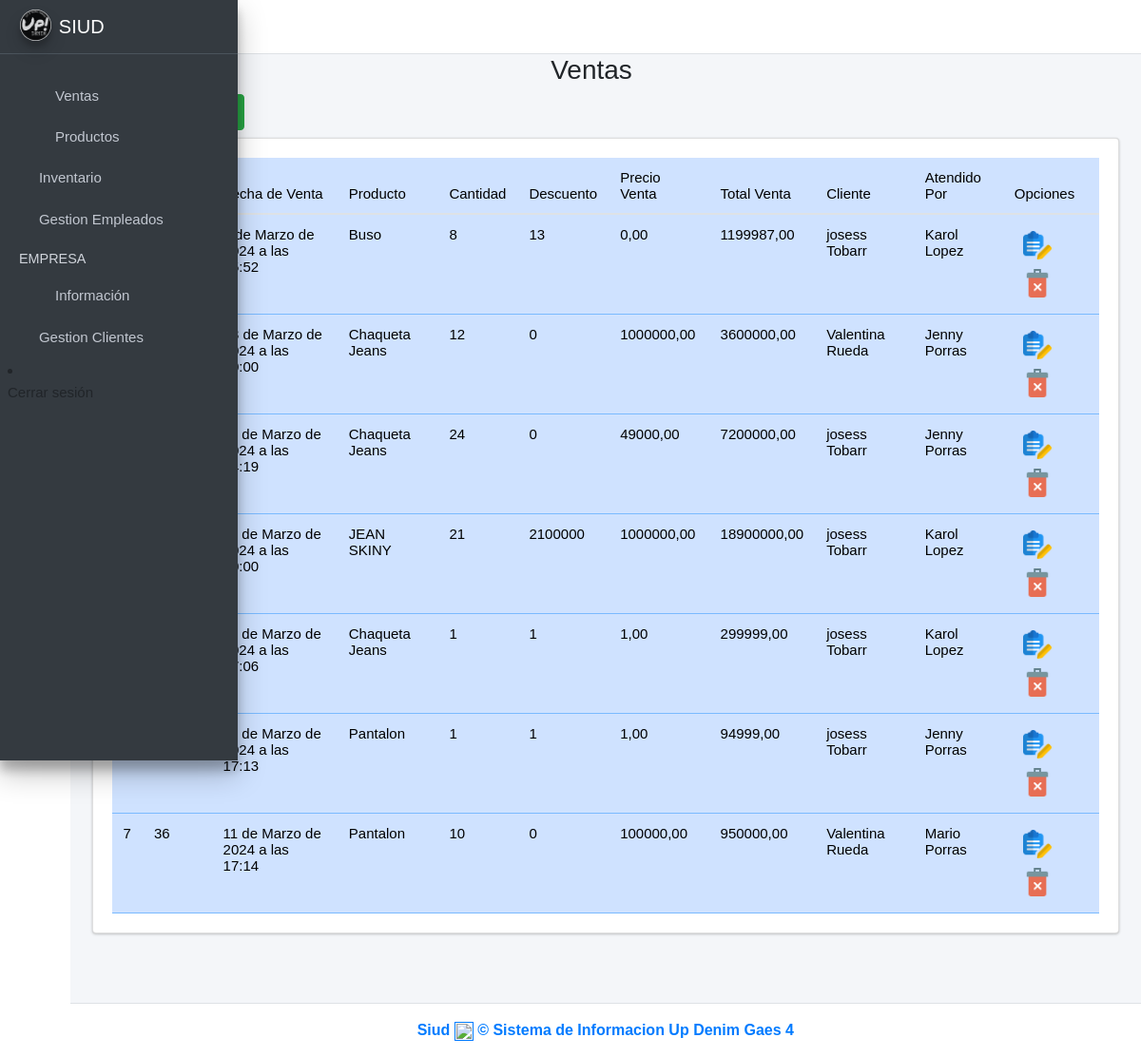
The app's page /Ventas with its own data.
### ventas/models.py (models this page shows, shortened)
class Venta(models.Model):
    idventa = models.AutoField(primary_key=True)
    cantidad_productos = models.PositiveIntegerField(null=False, blank=False)
    descuento_venta = models.IntegerField()
    precio_venta = models.DecimalField(max_digits=10, decimal_places=2, null=False, blank=False, default=0.0)
    total_venta = models.DecimalField(max_digits=10, decimal_places=2, null=False, blank=False)
    fecha_venta = models.DateTimeField(null=False, blank=False, default=timezone.now)
    cod_cliente = models.ForeignKey(Cliente, on_delete=models.CASCADE)
    cod_empleado = models.ForeignKey(Empleado, on_delete=models.CASCADE)
    cod_producto = models.ForeignKey(Producto, on_delete=models.CASCADE)
    created = models.DateTimeField(auto_now_add=True)
    updated = models.DateTimeField(auto_now=True)
    class Meta:
        verbose_name = 'venta'
        verbose_name_plural = 'ventas'

class Producto(models.Model):
    cod_producto = models.CharField(primary_key=True, unique=True, blank=False, null=False, max_length=15)
    nombre_producto = models.CharField(max_length=45, null=False)
    precio_venta = models.DecimalField(max_digits=10, decimal_places=2, null=False, blank=False)
    descripcion_producto = models.CharField(max_length=45)
    cantidad_productos = models.PositiveIntegerField(null=False)
    imagen = models.ImageField(upload_to='productos', null=True, blank=True)
    idcategoria_producto = models.ForeignKey(CategoriaProducto, on_delete=models.CASCADE)
    idtalla = models.ForeignKey(Talla, on_delete=models.CASCADE)
    created = models.DateTimeField(auto_now_add=True)
    updated = models.DateTimeField(auto_now=True)
    class Meta:
        verbose_name = 'producto'
        verbose_name_plural = 'productos'
    def __str__(self):
        return f"{self.cod_producto}"

class Cliente(models.Model):
    cod_cliente = models.IntegerField(primary_key=True, unique=True, blank=False, null=False)
    cupo_credito = models.IntegerField()
    iddocumento = models.ForeignKey(Persona, on_delete=models.CASCADE)
    idtipo_comercio = models.ForeignKey(TipoComercio, on_delete=models.CASCADE)
    idtipo_cliente = models.ForeignKey(TipoCliente,on_delete=models.CASCADE)
    created = models.DateTimeField(auto_now_add=True)
    updated = models.DateTimeField(auto_now_add=True)
    class Meta:
        verbose_name = 'cliente'
        verbose_name_plural = 'clientes'
    def __str__(self):
        return f"{self.cod_cliente}"

class Persona(models.Model):
    documentoidentidad = models.IntegerField(primary_key=True, unique=True, blank=False, null=False)
    primer_nombre = models.CharField(max_length=45, null=False, blank=False)
    segundo_nombre = models.CharField(max_length=45, blank=True, null=True)
    primer_apellido = models.CharField(max_length=45, null=False, blank=False)
    segundo_apellido = models.CharField(max_length=45, blank=True, null=True)
    genero = models.CharField(max_length=20, null=False, blank=False)
    idcontacto = models.OneToOneField(Contacto, on_delete=models.CASCADE)
    iddireccion = models.OneToOneField(Direccion, on_delete=models.CASCADE)
    created = models.DateTimeField(auto_now_add=True)
    updated = models.DateTimeField(auto_now_add=True)
    class Meta:
        verbose_name = 'persona'
        verbose_name_plural = 'personas'

class Empleado(models.Model):
    cod_empleado = models.IntegerField(primary_key=True, unique=True, blank=False, null=False)
    fecha_ingreso = models.DateField(null=False, blank=False)
    salario = models.FloatField(null=False, blank=False)
    fecha_nacimiento = models.DateField(null=False, blank=False)
    rh = models.CharField(null=False, blank=False, max_length=5)
    iddocumento = models.ForeignKey(Persona, on_delete=models.CASCADE)
    idarl = models.ForeignKey(Arl, on_delete=models.CASCADE)
    ideps = models.ForeignKey(Eps, on_delete=models.CASCADE)
    idfondo_pension = models.ForeignKey(FondoPension, on_delete=models.CASCADE)
    idcargo_empleado = models.ForeignKey(CargoEmpleado, on_delete=models.CASCADE)
    idusuario = models.ForeignKey(Usuarioid, on_delete=models.CASCADE)
    idrolusuario = models.ForeignKey(RolUsuario, on_delete=models.CASCADE)
    created = models.DateTimeField(auto_now_add=True)
    updated = models.DateTimeField(auto_now=True)
    class Meta:
        verbose_name = 'empleado'
        verbose_name_plural = 'empleados'
    def __str__(self):
        return f"{self.cod_empleado}"

### ventas/views.py (the view)
# urls.py: path('Ventas', views.ventas_vista, name='Ventas'),
def ventas_vista(request):
    venta = Venta.objects.all()
    empleado = Empleado.objects.all()
    producto = Producto.objects.all()
    cliente = Cliente.objects.all()
    form_personal = AgregarVentaForm()
    context ={
        'venta' : venta,
        'empleado' : empleado,
        'cliente' : cliente,
        'producto' : producto,
        'form_personal' : form_personal,
    }
    return render(request, 'ventas.html', context)

### ventas/templates/ventas.html (shortened to what this page needs)
{% extends "base.html" %}
{% load static %}
{% load widget_tweaks %}
{% block content %}
<link rel="stylesheet" href="{% static 'index/css/b4.css' %}">
<div class="row">
    <div class="col-md-12">
        <h3 class="text-center">Ventas   <i class="fas fa-users"></i></h3> <! -- Es para cambiar el icono xd -- >
        <div class="col-md-3 pb-2">
            <a href="#AgregarPersonalModal"
                data-toggle="modal" data-dismiss="modal">
                <button type="button" class="btn btn-success">
                </button>
            </a>
        </div>
        <div class="card card-body" style="overflow:scroll">
            <table class="table table-hover table-primary" id="myTable">
                <thead>
                    <tr>
                        <th>#</th>
                        <th>No. Venta</th>
                        <th>Fecha de Venta</th>
                        <th>Producto</th>
                        <th>Cantidad</th>
                        <th>Descuento</th>
                        <th>Precio Venta</th>
                        <th>Total Venta</th>
                        <th>Cliente</th>
                        <th>Atendido Por</th>
                        <th>Opciones</th>
                    </tr>
                </thead>
                <tbody class="text-dark">
                    {% for i in venta %}
                    <tr>
                        <td>{{forloop.counter}}</td>
                        <td>{{i.idventa}}</td>
                        <td>{{i.fecha_venta}}</td>
                        <td>{{i.cod_producto.nombre_producto}}</td>
                        <td>{{i.cantidad_productos}}</td>
                        <td>{{i.descuento_venta}}</td>
                        <td>{{i.precio_venta}}</td>
                        <td>{{i.total_venta}}</td>
                        <td>{{i.cod_cliente.iddocumento.primer_nombre}} {{i.cod_cliente.iddocumento.primer_apellido}}</td>
                        <td>{{i.cod_empleado.iddocumento.primer_nombre}} {{i.cod_empleado.iddocumento.primer_apellido}}</td>
                        <td>
                            {% if i.idventa %}
                                    <form action="/editarVenta/{{ i.idventa }}/" method="GET" style="display: inline;">
                                        <button type="submit" class="btn btn-dark-outline btn-sm">
                                            <img src="{% static 'index/img/editar.png' %}" alt="Error" width="30">
                                        </button>
                                    </form>
                                {% endif %}
                                    <button onclick="eliminarPersonal('{{i.idventa}}')" class="btn btn-dark-outline btn-sm"
                                    data-toggle="modal" href="#EliminarPersonalModal"><img
                                        src="{% static 'index/img/delete.png' %}" alt="Error" width="30"></button>
                            </td>
                    </tr>
                    {% endfor %}
                </tbody>
            </table>
        </div>
    </div>
</div>
{% endblock %}

### ventas/static/index/css/main.css (style rules this page uses)
table, th, td { font-weight: 100; font-size:15px; }
body { font-family: Arial, Helvetica, sans-serif !important; }

### records on screen
Venta: fecha_venta "5 de Marzo de 2024 a las 15:52", cod_producto.nombre_producto "Buso", cantidad_productos "8", descuento_venta "13", precio_venta "0,00", total_venta "1199987,00", cod_cliente.iddocumento.primer_nombre "josess", cod_cliente.iddocumento.primer_apellido "Tobarr", cod_empleado.iddocumento.primer_nombre "Karol", cod_empleado.iddocumento.primer_apellido "Lopez"
Venta: fecha_venta "13 de Marzo de 2024 a las 00:00", cod_producto.nombre_producto "Chaqueta Jeans", cantidad_productos "12", descuento_venta "0", precio_venta "1000000,00", total_venta "3600000,00", cod_cliente.iddocumento.primer_nombre "Valentina", cod_cliente.iddocumento.primer_apellido "Rueda", cod_empleado.iddocumento.primer_nombre "Jenny", cod_empleado.iddocumento.primer_apellido "Porras"
Venta: fecha_venta "11 de Marzo de 2024 a las 04:19", cod_producto.nombre_producto "Chaqueta Jeans", cantidad_productos "24", descuento_venta "0", precio_venta "49000,00", total_venta "7200000,00", cod_cliente.iddocumento.primer_nombre "josess", cod_cliente.iddocumento.primer_apellido "Tobarr", cod_empleado.iddocumento.primer_nombre "Jenny", cod_empleado.iddocumento.primer_apellido "Porras"
Venta: fecha_venta "11 de Marzo de 2024 a las 00:00", cod_producto.nombre_producto "JEAN SKINY", cantidad_productos "21", descuento_venta "2100000", precio_venta "1000000,00", total_venta "18900000,00", cod_cliente.iddocumento.primer_nombre "josess", cod_cliente.iddocumento.primer_apellido "Tobarr", cod_empleado.iddocumento.primer_nombre "Karol", cod_empleado.iddocumento.primer_apellido "Lopez"
Venta: fecha_venta "11 de Marzo de 2024 a las 17:06", cod_producto.nombre_producto "Chaqueta Jeans", cantidad_productos "1", descuento_venta "1", precio_venta "1,00", total_venta "299999,00", cod_cliente.iddocumento.primer_nombre "josess", cod_cliente.iddocumento.primer_apellido "Tobarr", cod_empleado.iddocumento.primer_nombre "Karol", cod_empleado.iddocumento.primer_apellido "Lopez"
Venta: fecha_venta "11 de Marzo de 2024 a las 17:13", cod_producto.nombre_producto "Pantalon", cantidad_productos "1", descuento_venta "1", precio_venta "1,00", total_venta "94999,00", cod_cliente.iddocumento.primer_nombre "josess", cod_cliente.iddocumento.primer_apellido "Tobarr", cod_empleado.iddocumento.primer_nombre "Jenny", cod_empleado.iddocumento.primer_apellido "Porras"
Venta: idventa "36", fecha_venta "11 de Marzo de 2024 a las 17:14", cod_producto.nombre_producto "Pantalon", cantidad_productos "10", descuento_venta "0", precio_venta "100000,00", total_venta "950000,00", cod_cliente.iddocumento.primer_nombre "Valentina", cod_cliente.iddocumento.primer_apellido "Rueda", cod_empleado.iddocumento.primer_nombre "Mario", cod_empleado.iddocumento.primer_apellido "Porras"
